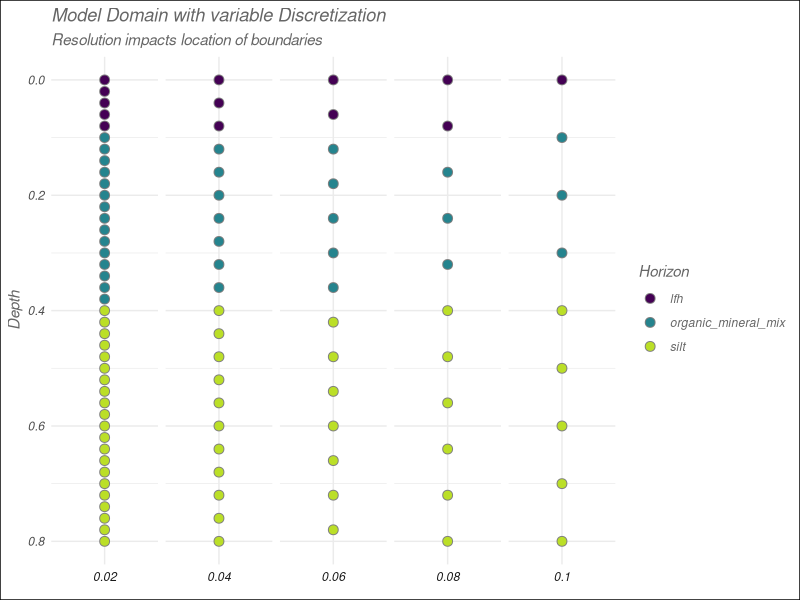

Here is the R script that generated this plot:
## ---- chunk 1
library(dplyr)

# create a dummy data frame with data
temperatures <- expand.grid(area = c("east", "west"), 
                     site = letters[1:3]) %>% 
      mutate(temp_c = runif(n = nrow(.), -5, 5))

# create a table related via common key 'site' 
vegetation <- data.frame(site = letters[1:3], 
                          landcover = c("forest",
                                        "steppe",
                                        "wetland"),
                         stringsAsFactors = TRUE)


# magic!
overview <- left_join(temperatures, vegetation, by = "site")

knitr::kable(overview,
             format = "html",
             digits = 1,
             caption = "Joined data set.")



## ---- chunk 2
overview_summary <- overview %>% 
      group_by(landcover) %>% 
      summarise_if(is.numeric, mean)

## ---- chunk 3


knitr::kable(overview_summary, 
             format = "html",
             digits = 1, 
             caption = "Simple aggregation using mean in dplyr.")



## ---- chunk 4
library(data.table)

# create a dummy data frame with data
temperatures <- expand.grid(area = c("east", "west"), 
                     site = letters[1:3]) %>% 
      mutate(temp_c = runif(n = nrow(.), -5, 5)) %>% 
      as.data.table()

# create a table related via common key 'site' 
vegetation <- data.table(site = letters[1:3], 
                          landcover = c("forest",
                                        "steppe",
                                        "wetland"),
                         stringsAsFactors = TRUE) 
 

# magic!
# overview_dt <- DT

temperatures[vegetation, on = "site"]

# or after setting keys specifically
setkey(temperatures, site)
setkey(vegetation, site)


overview_dt <- temperatures[vegetation]


## ---- chunk 5
knitr::kable(overview_dt, format = "html", digits = 1, caption = "Joined data set.")
## ---- chunk 6

# same aggregation as before:
overview_dt_summary <- overview_dt[,j = .(temp_c_mean = mean(temp_c)), by = .(landcover)]

## ---- chunk 7
knitr::kable(overview_dt_summary, format = "html", digits = 1, caption = "Simple aggregation using mean in data.table.")

## ---- chunk 8

overview_dt[area == "east", j = .(count = .N, max_temp_c = max(temp_c))]


## ---- chunk 9

times <- data.table(hour_of_day = 1:24)
mood <- data.table(hour_of_day = c(0, 8, 20, 24),
                   feeling = c("sleep", "coffee please", "ready for bed", "sleep"))

# regular join
mood[times, on = "hour_of_day"]



# forward join populates until a condition changes (i.e. a new match in the "on" column is found)
mood[times, on = "hour_of_day", roll = TRUE]


# backwards works, too!
mood[times, on = "hour_of_day", roll = -Inf]


## ---- chunk 10

model_params <- list(total_depth = 0.8,
                     cell_height_m = 0.1)
# model_params$n_cells = model_params$total_depth / model_params$cell_height_m

# starts from bottom
soil_params <- data.table(z = c(0.4, 0.1, 0),
                         soil_type = c("silt", "organic_mineral_mix", "lfh"),
                         ksat = c(10^-8, 10^-5, 10^-4),
                         key = "z")

## ---- chunk 11

#' Creates a discretized model domain along a soil profile
#'
#' @param total.depth Depth of soil column in meters
#' @param cell.height Height of each model cell in meters
#' @param soil.params A data frame containing one column of soil depths (named 'z')and any number of additional parameters of interest. These are added to the model grid using a rolling join. These parameters must be supplied ordered from top to bottom, starting at the respective depths, with zero (0) denoting the soil surface. 
#'
#' @return Returns a data frame representing a soil column and has at least one column for soil depths, discretized based on the supplied cell.height
#' @export
#'
#' @examples
model_domain <- function(total.depth, cell.height, soil.params){
      require(data.table)
      
      soil.params <- data.table(soil.params, key = "z")


      domain <- data.table(z = seq(0, total.depth, by = cell.height), key = "z")
      
      
      joined <- soil.params[domain, on = "z", roll = TRUE]
      
      
      
      return(joined)
      
}

## ---- chunk 12



profile_0.1 <- model_domain(total.depth = model_params$total_depth,
             cell.height = model_params$cell_height_m,
             soil.params = soil_params)

profile_0.1

## ---- chunk 13

library(dplyr)
library(ggplot2)

# make a series of cell heights to discretize the model with
model_params$cell_height_m <- seq(0.02, 0.1, by = 0.02)


# use map (apply-style function) to run model_domain with multiple cell heights
profile_multiple <- purrr::map(model_params$cell_height_m,
                               ~model_domain(total.depth = model_params$total_depth,
                                             cell.height = .x,
                                             soil.params = soil_params)) %>% 
      # supply names for subsequent binding and plotting
      purrr::set_names(model_params$cell_height_m) %>% 
      bind_rows(.id = "height")
      


      
# make plot      
profile_multiple %>%
      ggplot(aes(x = "Profile",
                 y = z,
                 fill = soil_type)) +
      
      # add points
      geom_point(size = 3,
                 shape = 21,
                 color = "gray50") + 
      
      # split for each Delta z
      facet_grid(~height,switch = "x") +
      
      # labelling
      labs(y = "Depth", 
           fill = "Horizon",
           title = "Model Domain with variable Discretization",
           subtitle = "Resolution impacts location of boundaries" ) +
      
      # scales
      scale_y_reverse() +
      scale_fill_viridis_d(begin = 0, end = 0.9,option = "D") +
      
      # theming
      theme_minimal() +
      theme(plot.background = element_rect(fill = "transparent"),
            panel.border = element_rect(fill = NA, color = "transparent"),
            text = element_text(color = "gray40", face = "italic"),
            axis.title.x = element_blank(),
            axis.text.x = element_blank())
      

